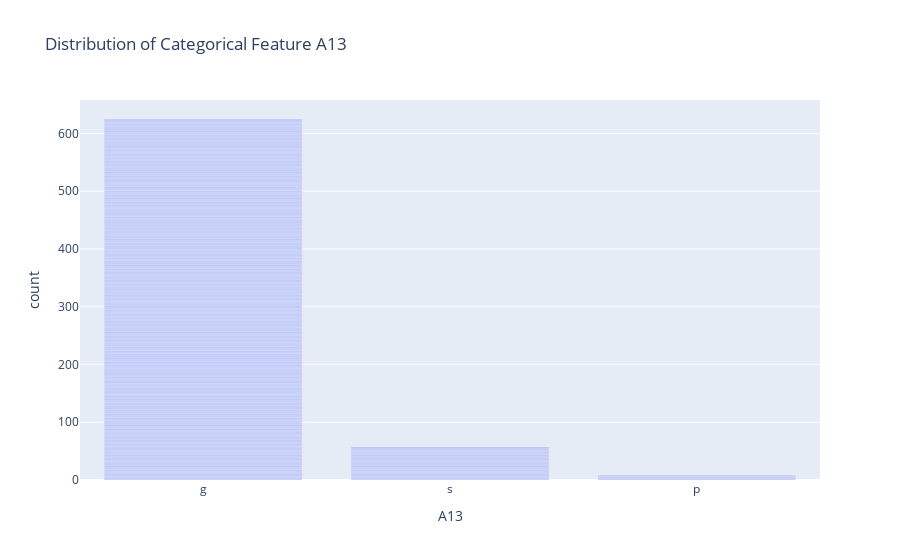

The notebook cell saved with this chart:
### Code cell
fig = px.bar(X, x="A13", title="Distribution of Categorical Feature A13")
fig.show()

fig = px.bar(X, x="A12", title="Distribution of Categorical Feature A12")
fig.show()

### Figure 1 — Plotly figure (JSON) as saved in the notebook; plotly's stock layout.template omitted (floating-point values rounded to 4 significant figures; data arrays with more than 128 entries replaced by an {"elided": "..."} marker saying what was removed)
{"data": [{"alignmentgroup": "True", "hovertemplate": "A13=%{x}<br>count=%{y}<extra></extra>", "legendgroup": "", "marker": {"color": "#636efa", "pattern": {"shape": ""}}, "name": "", "offsetgroup": "", "orientation": "v", "showlegend": false, "textposition": "auto", "type": "bar", "x": {"elided": "690 str values"}, "xaxis": "x", "y": {"elided": "690 int values"}, "yaxis": "y"}], "layout": {"barmode": "relative", "legend": {"tracegroupgap": 0}, "title": {"text": "Distribution of Categorical Feature A13"}, "xaxis": {"anchor": "y", "domain": [0, 1], "title": {"text": "A13"}}, "yaxis": {"anchor": "x", "domain": [0, 1], "title": {"text": "count"}}}}
